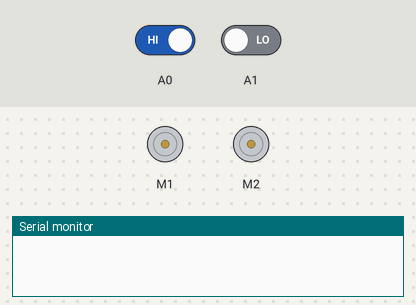
The sketch below on a simulated Arduino Uno, built with avr-gcc and run on an emulated ATmega328P. On the bench: 2 × DC motor (green arrow = forward, orange = backward, longer = faster), the last lines printed to the serial monitor. The inputs (shaded band) are chosen by the test bench; at power-on: A0 HIGH, A1 LOW.

Above: at 6.8 s.
6.9 s: A0 driven LOW
At 9.3 s:
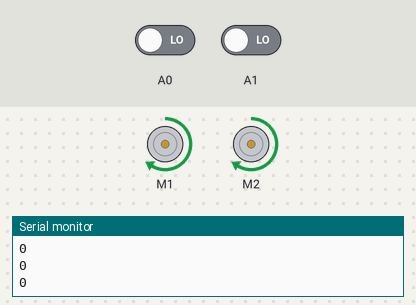
10.8 s: A1 driven HIGH
At 12.6 s:
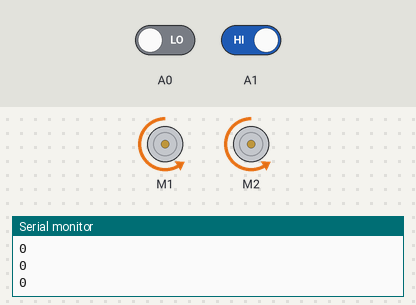
16.3 s: A1 driven LOW
At 17.6 s:
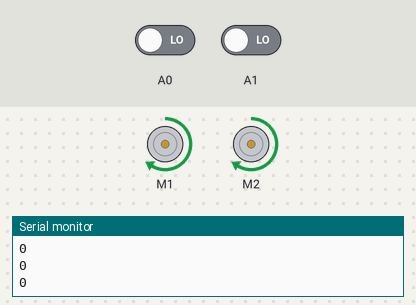
20.2 s: A0 driven HIGH
At 22.9 s:
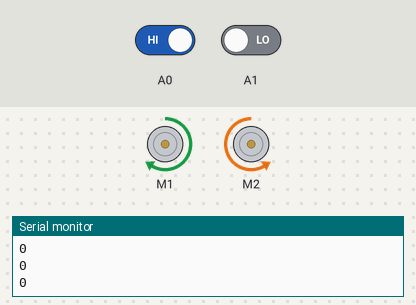
Timing chart, 0 to 26.7 s (numbered marks = the images above; inputs shaded):
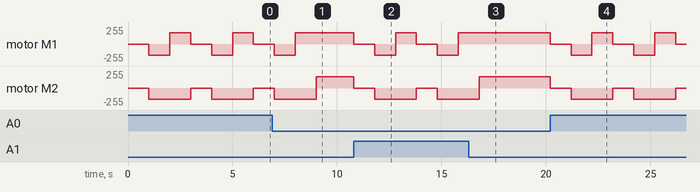

Measured:
- after the input at 6.9 s, motor M1: goes on until 8.0 s, then stays forward 170/255
- after the input at 10.8 s, motor M1: forward 170/255 → stopped at once, → backward 170/255 1.0 s later, → forward 170/255 1.0 s later, → stopped 1.0 s later, … (6 changes in this stretch); motor M2: alternates backward 170/255 for 2.0 s and stopped for 1.0 s, starting at once
- after the input at 16.3 s, motor M1: stays forward 170/255 (without the input it goes to stopped after 0.50 s)
- after the input at 20.2 s, motor M1: forward 170/255 → stopped at once, → backward 170/255 1.0 s later, → forward 170/255 1.0 s later, → stopped 1.0 s later, … (7 changes in this stretch); motor M2: alternates backward 170/255 for 2.0 s and stopped for 1.0 s, starting at once
- by itself, motor M2: alternates backward 170/255 for 2.0 s and stopped for 1.0 s

The sketch:

edge_avoider.ino
```cpp
/*
  edge_avoider
  Edge Avoider code for Robo-Sigma Workshop

  created 1 Feb 2017
  by Mohit Sharma
*/

//include Motor Shield Library
#include <AFMotor.h>

//Connect Left Motor on M1 and Right Motor on M2
AF_DCMotor mL(1);
AF_DCMotor mR(2);

void setup(){
  Serial.begin(9600);
  mL.setSpeed(170); //set speed of Left Motor
  mL.run(RELEASE);  //stop motor initially
  mR.setSpeed(170); //set speed of Right Motor
  mR.run(RELEASE);  //stop motor initially

  pinMode(A0,INPUT);
  pinMode(A1,INPUT);
}

void loop(){
  int sense_right=digitalRead(A0);
  int sense_left=digitalRead(A1);
  if((sense_right==0)&&(sense_left==0)){
    Serial.println(sense_right);
    mL.run(FORWARD);
    mR.run(FORWARD);

  }
  else if((sense_right==1)&&(sense_left==1)){
    mR.run(RELEASE);
    mL.run(RELEASE);
    delay(1000);
    mR.run(BACKWARD);
    mL.run(BACKWARD);
    delay(1000);
    mR.run(BACKWARD);
    mL.run(FORWARD);
    delay(1000);
    mR.run(FORWARD);
    mL.run(FORWARD);
  }
  else if((sense_right==0)&&(sense_left==1)){
    mR.run(RELEASE);
    mL.run(RELEASE);
    delay(1000);
    mR.run(BACKWARD);
    mL.run(BACKWARD);
    delay(1000);
    mR.run(BACKWARD);
    mL.run(FORWARD);
    delay(1000);
    mR.run(FORWARD);
    mL.run(FORWARD);
  }
  else{
    mR.run(RELEASE);
    mL.run(RELEASE);
    delay(1000);
    mR.run(BACKWARD);
    mL.run(BACKWARD);
    delay(1000);
    mR.run(BACKWARD);
    mL.run(FORWARD);
    delay(1000);
    mR.run(FORWARD);
    mL.run(FORWARD);
  }
}
```
